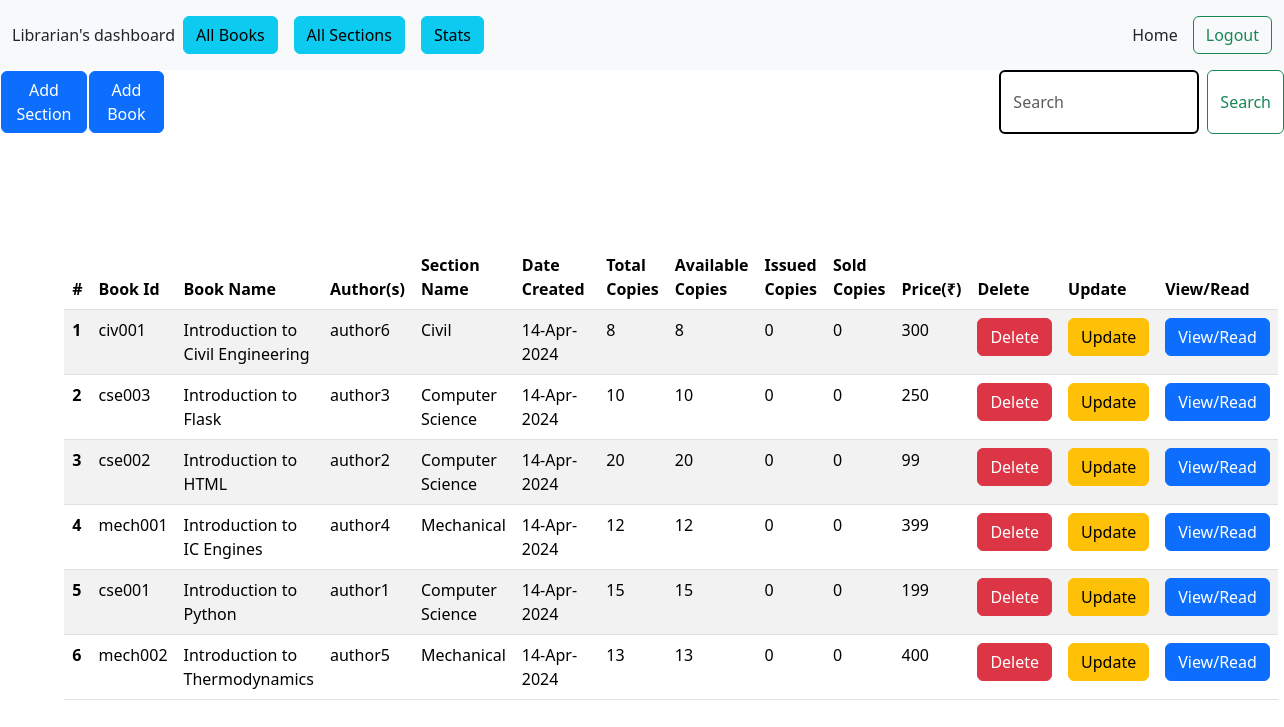
The app's page /all_books with its own data.
### application/model.py (models this page shows)
class Books(db.Model):
    book_id = db.Column(db.String(10), primary_key = True)
    book_name = db.Column(db.String(50), nullable = False)
    date_created = db.Column(db.DateTime(), default = datetime.now)
    last_updated = db.Column(db.DateTime(), default = datetime.now)
    section_id = db.Column(db.String(), db.ForeignKey("sections.section_id"), nullable = False)
    content = db.Column(db.String(), nullable = False)            # few lines of text
    authors = db.Column(db.String(), nullable = False)
    total_copies = db.Column(db.Integer(), nullable = False)
    available_copies = db.Column(db.Integer())
    issued_copies = db.Column(db.Integer())
    sold_copies = db.Column(db.Integer())
    book_price = db.Column(db.Integer(), default = 0)
    requested_books = db.relationship("RequestedBooks", backref="books", cascade="all, delete-orphan, save-update")
    currently_issued_books = db.relationship("CurrentlyIssuedBooks", backref="books", cascade="all, delete-orphan, save-update")
    sold_books = db.relationship("SoldBooks", backref="books", cascade="all, delete-orphan, save-update")

class Sections(db.Model):
    section_id = db.Column(db.String(10), primary_key = True)
    section_name = db.Column(db.String(50), nullable = False)
    date_created = db.Column(db.DateTime(), default = datetime.now)
    last_updated = db.Column(db.DateTime(), default = datetime.now)
    description = db.Column(db.String(200))
    books = db.relationship("Books", backref="section", cascade="all, delete-orphan, save-update")

### application/controllers.py (the view)
@app.route("/all_books", methods = ["GET", "POST"])
def all_books():
    all_bookz = Books.query.order_by(Books.book_name.asc()).all()
    return render_template("all_books.html", all_bookz = all_bookz)

### templates/all_books.html (shortened to what this page needs)
{% extends "librarian_dashboard.html" %}
{% block content %}
{% if all_bookz %}
<table class="table table-striped custom-table" style="width: 150%; margin-left: -25%;">
    <thead>
      <tr>
        <th scope="col">#</th>
        <th scope="col">Book Id</th>
        <th scope="col">Book Name</th>
        <th scope="col">Author(s)</th>
        <th scope="col">Section Name</th>
        <th scope="col">Date Created</th>
        <th scope="col">Total Copies</th>
        <th scope="col">Available Copies</th>
        <th scope="col">Issued Copies</th>
        <th scope="col">Sold Copies</th>
        <th scope="col">Price(₹)</th>
        <th scope="col">Delete</th>
        <th scope="col">Update</th>
        <th scope="col">View/Read</th>
      </tr>
    </thead>
    <tbody>
    {% for book in all_bookz %}
      <tr>
        <th scope="row">{{ loop.index }}</th>
        <td>{{ book.book_id }}</td>
        <td>{{ book.book_name }}</td>
        <td>{{ book.authors }}</td>
        <td>{{ book.section.section_name }}</td>
        <td>{{ book.date_created.strftime("%d") }}-{{ book.date_created.strftime("%b") }}-{{ book.date_created.strftime("%Y") }}</td>
        <td>{{ book.total_copies }}</td>
        <td>{{ book.available_copies }}</td>
        <td>{{ book.issued_copies }}</td>
        <td>{{ book.sold_copies }}</td>
        <td>{{ book.book_price }}</td>
        <td><a href="/delete_book/{{book.book_id}}"><button type="button" class="btn btn-danger">Delete</button></a></td>
        <td><a href="/update_book/{{book.book_id}}"><button type="button" class="btn btn-warning">Update</button></a></td>
        <td><a href="/book_view/{{book.book_id}}"><button type="button" class="btn btn-primary">View/Read</button></a></td>
      </tr>
    {% endfor %}
    </tbody>
</table>
{% endif %}
{% endblock content %}

### records on screen
Books: book_id "civ001", book_name "Introduction to Civil Engineering", authors "author6", section.section_name "Civil", date_created "14", date_created "Apr", date_created "2024", total_copies "8", available_copies "8", issued_copies "0", sold_copies "0", book_price "300"
Books: book_id "cse003", book_name "Introduction to Flask", authors "author3", section.section_name "Computer Science", date_created "14", date_created "Apr", date_created "2024", total_copies "10", available_copies "10", issued_copies "0", sold_copies "0", book_price "250"
Books: book_id "cse002", book_name "Introduction to HTML", authors "author2", section.section_name "Computer Science", date_created "14", date_created "Apr", date_created "2024", total_copies "20", available_copies "20", issued_copies "0", sold_copies "0", book_price "99"
Books: book_id "mech001", book_name "Introduction to IC Engines", authors "author4", section.section_name "Mechanical", date_created "14", date_created "Apr", date_created "2024", total_copies "12", available_copies "12", issued_copies "0", sold_copies "0", book_price "399"
Books: book_id "cse001", book_name "Introduction to Python", authors "author1", section.section_name "Computer Science", date_created "14", date_created "Apr", date_created "2024", total_copies "15", available_copies "15", issued_copies "0", sold_copies "0", book_price "199"
Books: book_id "mech002", book_name "Introduction to Thermodynamics", authors "author5", section.section_name "Mechanical", date_created "14", date_created "Apr", date_created "2024", total_copies "13", available_copies "13", issued_copies "0", sold_copies "0", book_price "400"
